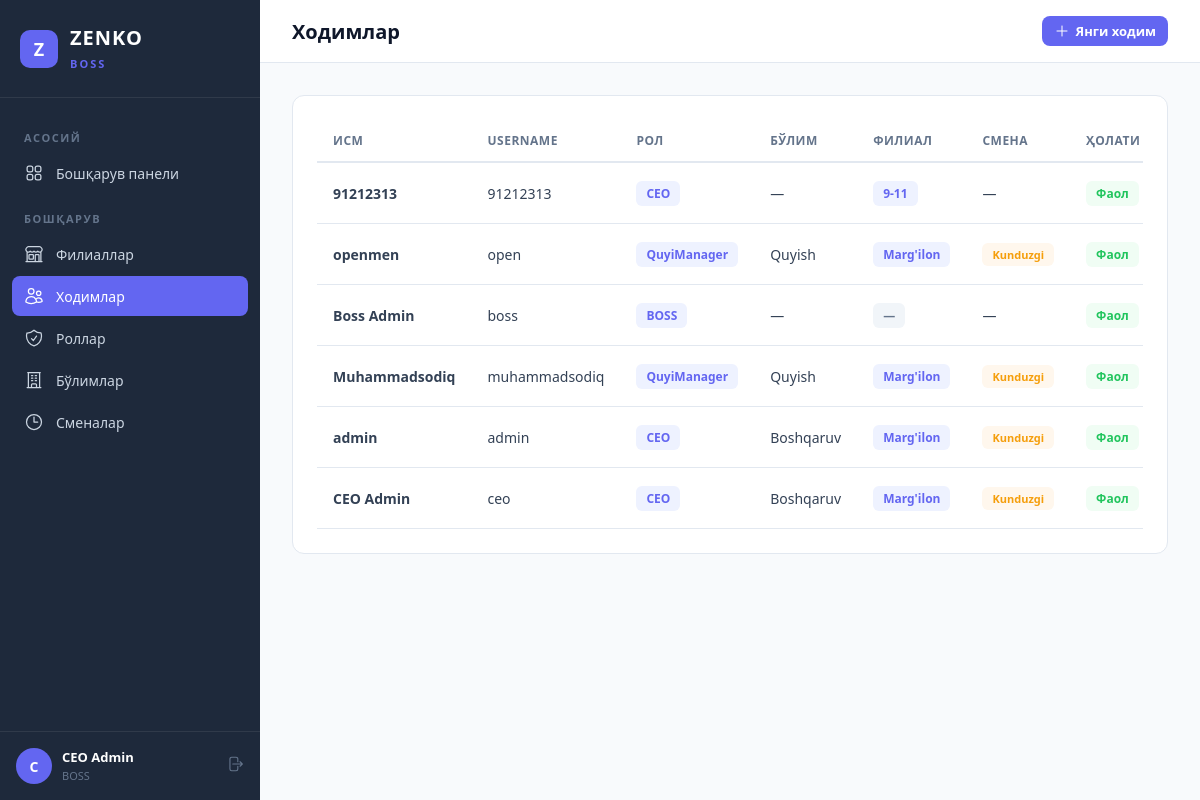
The app's page /boss/users/ (signed in) with its own data.
### apps/users/models.py (models this page shows, shortened)
class User(AbstractUser):
    first_name = None
    last_name = None
    email = None
    name = models.CharField('Ism', max_length=150)
    phone = models.CharField('Telefon raqam', max_length=20, blank=True)
    role = models.ForeignKey(
        Role,
        verbose_name='Rol',
        on_delete=models.SET_NULL,
        related_name='users',
        null=True,
        blank=True,
    )
    department = models.ForeignKey(
        Department,
        verbose_name='Bo\'lim',
        on_delete=models.SET_NULL,
        related_name='users',
        null=True,
        blank=True,
    )
    shift = models.ForeignKey(
        Shift,
        verbose_name='Smena',
        on_delete=models.SET_NULL,
        related_name='users',
        null=True,
        blank=True,
    )
    branch = models.ForeignKey(
        Branch,
        verbose_name='Filial',
        on_delete=models.PROTECT,
        related_name='users',
        null=True,
        blank=True,
    )
    REQUIRED_FIELDS = ['name']
    class Meta:
        verbose_name = 'Hodim'
        verbose_name_plural = 'Hodimlar'
        ordering = ['-date_joined']

class Role(models.Model):
    name = models.CharField('Nomi', max_length=100, unique=True)
    description = models.TextField('Tavsif', blank=True)
    created_at = models.DateTimeField(auto_now_add=True)
    class Meta:
        verbose_name = 'Rol'
        verbose_name_plural = 'Rollar'
        ordering = ['name']

class Branch(models.Model):
    name = models.CharField('Nomi', max_length=200, unique=True)
    address = models.CharField('Manzil', max_length=300, blank=True)
    phone = models.CharField('Telefon', max_length=20, blank=True)
    is_active = models.BooleanField('Faol', default=True)
    created_at = models.DateTimeField(auto_now_add=True)
    class Meta:
        verbose_name = 'Filial'
        verbose_name_plural = 'Filiallar'
        ordering = ['name']

class Department(models.Model):
    name = models.CharField('Nomi', max_length=150)
    description = models.TextField('Tavsif', blank=True)
    branch = models.ForeignKey(
        Branch,
        verbose_name='Filial',
        on_delete=models.PROTECT,
        related_name='departments',
        null=True,
        blank=True,
    )
    created_at = models.DateTimeField(auto_now_add=True)
    class Meta:
        verbose_name = 'Bo\'lim'
        verbose_name_plural = 'Bo\'limlar'
        ordering = ['name']
        unique_together = ['name', 'branch']

class Shift(models.Model):
    name = models.CharField('Nomi', max_length=100)
    start_time = models.TimeField('Boshlanish vaqti')
    end_time = models.TimeField('Tugash vaqti')
    break_start = models.TimeField('Tanaffus boshlanishi', null=True, blank=True)
    break_end = models.TimeField('Tanaffus tugashi', null=True, blank=True)
    description = models.TextField('Tavsif', blank=True)
    branch = models.ForeignKey(
        Branch,
        verbose_name='Filial',
        on_delete=models.PROTECT,
        related_name='shifts',
        null=True,
        blank=True,
    )
    created_at = models.DateTimeField(auto_now_add=True)
    class Meta:
        verbose_name = 'Smena'
        verbose_name_plural = 'Smenalar'
        ordering = ['start_time']
        unique_together = ['name', 'branch']

### apps/boss/views.py (the view)
# urls.py: path('users/', views.UserListView.as_view(), name='user_list'),
class UserListView(BOSSRequiredMixin, ListView):
    model = User
    template_name = 'boss/user_list.html'
    context_object_name = 'users'
    queryset = User.objects.select_related('role', 'department', 'branch', 'shift')
    def get_context_data(self, **kwargs):
        ctx = super().get_context_data(**kwargs)
        ctx['active_nav'] = 'users'
        return ctx

### apps/boss/views.py (called while the page is built)
    def dispatch(self, request, *args, **kwargs):
        if not request.user.is_authenticated:
            return self.handle_no_permission()
        if not (request.user.role and request.user.role.name == 'BOSS'):
            if not request.user.is_superuser:
                messages.error(request, 'Sizda bu sahifaga kirish huquqi yo\'q.')
                return redirect('login')
        return super().dispatch(request, *args, **kwargs)

### apps/boss/templates/boss/user_list.html (shortened to what this page needs)
{% extends "boss/base.html" %}
{% block page_title %}Ходимлар{% endblock %}
{% block topbar_actions %}
<a href="{% url 'boss:user_create' %}" class="btn btn-primary btn-sm">
    <svg xmlns="http://www.w3.org/2000/svg" fill="none" viewBox="0 0 24 24" stroke-width="1.5" stroke="currentColor"><path stroke-linecap="round" stroke-linejoin="round" d="M12 4.5v15m7.5-7.5h-15"/></svg>
    Янги ходим
</a>
{% endblock %}
{% block content %}
<div class="card">
    {% if users %}
    <div class="table-wrapper">
        <table>
            <thead>
                <tr>
                    <th>Исм</th>
                    <th>Username</th>
                    <th>Рол</th>
                    <th>Бўлим</th>
                    <th>Филиал</th>
                    <th>Смена</th>
                    <th>Ҳолати</th>
                </tr>
            </thead>
            <tbody>
                {% for u in users %}
                <tr>
                    <td><strong>{{ u.name }}</strong></td>
                    <td>{{ u.username }}</td>
                    <td>
                        {% if u.role %}
                        <span class="badge badge-purple">{{ u.role.name }}</span>
                        {% else %}
                        <span class="badge badge-gray">—</span>
                        {% endif %}
                    </td>
                    <td>{{ u.department.name|default:"—" }}</td>
                    <td>
                        {% if u.branch %}
                        <span class="badge badge-purple">{{ u.branch.name }}</span>
                        {% else %}
                        <span class="badge badge-gray">—</span>
                        {% endif %}
                    </td>
                    <td>
                        {% if u.shift %}
                        <span class="badge badge-orange" style="font-size:11px;">{{ u.shift.name }}</span>
                        {% else %}—{% endif %}
                    </td>
                    <td>
                        {% if u.is_active %}
                        <span class="badge badge-green">Фаол</span>
                        {% else %}
                        <span class="badge badge-red">Нофаол</span>
                        {% endif %}
                    </td>
                </tr>
                {% endfor %}
            </tbody>
        </table>
    </div>
    {% else %}
    <div class="empty-state">
        <p>Ҳали ходимлар қўшилмаган</p>
        <a href="{% url 'boss:user_create' %}" class="btn btn-primary">Ходим қўшиш</a>
    </div>
    {% endif %}
</div>
{% endblock %}

### apps/boss/templates/boss/base.html (shortened to what this page needs)
{% load static %}
<!DOCTYPE html>
<html lang="uz">
<head>
</head>
<body>
    <aside class="sidebar" id="sidebar">
        <div class="sidebar-brand">
            <div class="logo">Z</div>
            <div>
                <span>ZENKO</span><br>
                <small>BOSS</small>
            </div>
        </div>
        <nav class="sidebar-nav">
            <div class="nav-label">Асосий</div>
            <a href="{% url 'boss:dashboard' %}" class="nav-link {% if active_nav == 'dashboard' %}active{% endif %}">
                Бошқарув панели
            </a>
            <div class="nav-label">Бошқарув</div>
            <a href="{% url 'boss:branch_list' %}" class="nav-link {% if active_nav == 'branches' %}active{% endif %}">
                Филиаллар
            </a>
            <a href="{% url 'boss:user_list' %}" class="nav-link {% if active_nav == 'users' %}active{% endif %}">
                Ходимлар
            </a>
            <a href="{% url 'boss:role_list' %}" class="nav-link {% if active_nav == 'roles' %}active{% endif %}">
                Роллар
            </a>
            <a href="{% url 'boss:department_list' %}" class="nav-link {% if active_nav == 'departments' %}active{% endif %}">
                Бўлимлар
            </a>
            <a href="{% url 'boss:shift_list' %}" class="nav-link {% if active_nav == 'shifts' %}active{% endif %}">
                <svg xmlns="http://www.w3.org/2000/svg" fill="none" viewBox="0 0 24 24" stroke-width="1.5" stroke="currentColor"><path stroke-linecap="round" stroke-linejoin="round" d="M12 6v6h4.5m4.5 0a9 9 0 1 1-18 0 9 9 0 0 1 18 0Z"/></svg>
                Сменалар
            </a>
        </nav>
        <div class="sidebar-footer">
            <div class="sidebar-user">
                <div class="avatar">{{ request.user.name|make_list|first|default:"B" }}</div>
                <div class="info">
                    <strong>{{ request.user.name }}</strong>
                    <small>BOSS</small>
                </div>
                <a href="{% url 'logout' %}" class="btn-logout" title="Чиқиш">
                </a>
            </div>
        </div>
    </aside>
    <div class="main">
        <header class="topbar">
            <div style="display:flex;align-items:center;gap:12px;">
                <h1>{% block page_title %}Бошқарув панели{% endblock %}</h1>
            </div>
            <div class="topbar-actions">
                {% block topbar_actions %}{% endblock %}
            </div>
        </header>
        <div class="content">
            {% block content %}{% endblock %}
        </div>
    </div>
</body>
</html>

### apps/boss/templates/boss/base.html (style rules this page uses)
:root { --primary: #6366F1; --primary-hover: #4F46E5; --primary-light: #EEF2FF; --black: #0F172A; --dark: #1E293B; --gray-50: #F8FAFC; --gray-100: #F1F5F9; --gray-200: #E2E8F0; --gray-300: #CBD5E1; --gray-500: #64748B; --gray-700: #334155; --white: #FFFFFF; --red: #EF4444; --green: #22C55E; --orange: #F59E0B; --sidebar-w: 260px; }
* { margin: 0; padding: 0; box-sizing: border-box; }
body { font-family: 'Segoe UI', system-ui, -apple-system, sans-serif; background: var(--gray-50); color: var(--black); min-height: 100vh; }
.sidebar { position: fixed; top: 0; left: 0; width: var(--sidebar-w); height: 100vh; background: var(--dark); display: flex; flex-direction: column; z-index: 100; transition: transform .3s; }
.sidebar-brand { padding: 24px 20px; border-bottom: 1px solid rgba(255,255,255,.08); display: flex; align-items: center; gap: 12px; }
.sidebar-brand .logo { width: 38px; height: 38px; background: var(--primary); border-radius: 10px; display: flex; align-items: center; justify-content: center; font-weight: 800; color: var(--white); font-size: 18px; }
.sidebar-brand span { color: var(--white); font-size: 20px; font-weight: 700; letter-spacing: 1px; }
.sidebar-brand small { color: var(--primary); font-size: 11px; font-weight: 600; text-transform: uppercase; letter-spacing: 2px; }
.sidebar-nav { flex: 1; padding: 16px 12px; overflow-y: auto; }
.nav-label { color: var(--gray-500); font-size: 11px; font-weight: 600; text-transform: uppercase; letter-spacing: 1.5px; padding: 16px 12px 8px; }
.nav-link { display: flex; align-items: center; gap: 12px; padding: 10px 12px; color: var(--gray-300); text-decoration: none; border-radius: 8px; font-size: 14px; font-weight: 500; transition: all .2s; margin-bottom: 2px; }
.nav-link.active { background: var(--primary); color: var(--white); }
.nav-link svg { width: 20px; height: 20px; flex-shrink: 0; }
.sidebar-footer { padding: 16px; border-top: 1px solid rgba(255,255,255,.08); }
.sidebar-user { display: flex; align-items: center; gap: 10px; color: var(--gray-300); font-size: 13px; }
.sidebar-user .avatar { width: 36px; height: 36px; background: var(--primary); border-radius: 50%; display: flex; align-items: center; justify-content: center; font-weight: 700; color: var(--white); font-size: 14px; }
.sidebar-user .info { flex: 1; }
.sidebar-user .info strong { display: block; color: var(--white); font-size: 13px; }
.sidebar-user .info small { color: var(--gray-500); font-size: 11px; }
.btn-logout { color: var(--gray-500); text-decoration: none; font-size: 13px; transition: color .2s; }
.main { margin-left: var(--sidebar-w); min-height: 100vh; }
.topbar { background: var(--white); border-bottom: 1px solid var(--gray-200); padding: 16px 32px; display: flex; align-items: center; justify-content: space-between; position: sticky; top: 0; z-index: 50; }
.topbar h1 { font-size: 20px; font-weight: 700; color: var(--black); }
.topbar-actions { display: flex; align-items: center; gap: 12px; }
.content { padding: 32px; }
.card { background: var(--white); border-radius: 12px; border: 1px solid var(--gray-200); padding: 24px; margin-bottom: 24px; }
.table-wrapper { overflow-x: auto; }
table { width: 100%; border-collapse: collapse; font-size: 14px; }
table th { text-align: left; padding: 12px 16px; font-weight: 600; color: var(--gray-500); font-size: 12px; text-transform: uppercase; letter-spacing: .5px; border-bottom: 2px solid var(--gray-200); }
table td { padding: 14px 16px; border-bottom: 1px solid var(--gray-200); color: var(--gray-700); }
.btn { display: inline-flex; align-items: center; gap: 6px; padding: 9px 18px; border-radius: 8px; font-size: 14px; font-weight: 600; text-decoration: none; border: none; cursor: pointer; transition: all .2s; }
.btn svg { width: 16px; height: 16px; }
.btn-primary { background: var(--primary); color: var(--white); }
.btn-sm { padding: 6px 12px; font-size: 13px; }
.badge { display: inline-block; padding: 4px 10px; border-radius: 6px; font-size: 12px; font-weight: 600; }
.badge-purple { background: var(--primary-light); color: var(--primary); }
.badge-green { background: #F0FDF4; color: var(--green); }
.badge-gray { background: var(--gray-100); color: var(--gray-500); }
.badge-orange { background: #FFF7ED; color: var(--orange); }

### records on screen
User: user.name|make_list "C", user.name "CEO Admin", name "CEO Admin", username "ceo", role.name "CEO", department.name "Boshqaruv", branch.name "Marg'ilon", shift.name "Kunduzgi", is_active "Фаол"
User: name "91212313", username "91212313", role.name "CEO", department.name "—", branch.name "9-11", is_active "Фаол"
User: name "openmen", username "open", role.name "QuyiManager", department.name "Quyish", branch.name "Marg'ilon", shift.name "Kunduzgi", is_active "Фаол"
User: name "Boss Admin", username "boss", role.name "BOSS", department.name "—", is_active "Фаол"
User: name "Muhammadsodiq", username "muhammadsodiq", role.name "QuyiManager", department.name "Quyish", branch.name "Marg'ilon", shift.name "Kunduzgi", is_active "Фаол"
User: name "admin", username "admin", role.name "CEO", department.name "Boshqaruv", branch.name "Marg'ilon", shift.name "Kunduzgi", is_active "Фаол"
